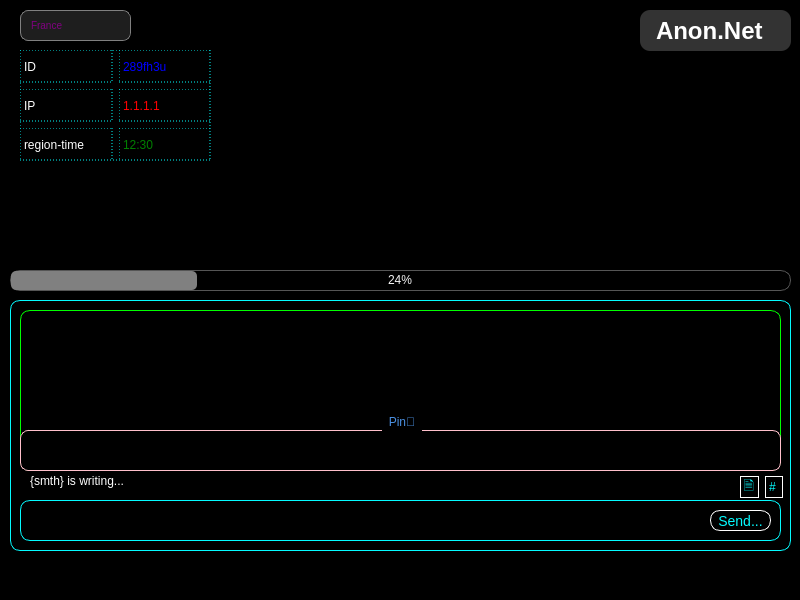
<?xml version="1.0" encoding="UTF-8"?>
<ui version="4.0">
 <class>MainWindow</class>
 <widget class="QMainWindow" name="MainWindow">
  <property name="geometry">
   <rect>
    <x>0</x>
    <y>0</y>
    <width>800</width>
    <height>600</height>
   </rect>
  </property>
  <property name="minimumSize">
   <size>
    <width>800</width>
    <height>600</height>
   </size>
  </property>
  <property name="maximumSize">
   <size>
    <width>800</width>
    <height>600</height>
   </size>
  </property>
  <property name="windowTitle">
   <string>MainWindow</string>
  </property>
  <property name="styleSheet">
   <string notr="true">QWidget {
    background-color: #000000; /* Синий цвет */
}
</string>
  </property>
  <widget class="QWidget" name="centralwidget">
   <widget class="QTextBrowser" name="chatDisplay">
    <property name="geometry">
     <rect>
      <x>10</x>
      <y>300</y>
      <width>781</width>
      <height>251</height>
     </rect>
    </property>
    <property name="styleSheet">
     <string notr="true">QWidget {
    background-color: black;
    border: 1px solid #05fbff;
    border-radius: 10%;
    color: black;
    font-size: 14px;
}
</string>
    </property>
   </widget>
   <widget class="QProgressBar" name="progressBar_2">
    <property name="geometry">
     <rect>
      <x>10</x>
      <y>270</y>
      <width>781</width>
      <height>21</height>
     </rect>
    </property>
    <property name="styleSheet">
     <string notr="true">QProgressBar {
    border: 1px solid #555;
    border-radius: 10px;
    background-color: black;
    text-align: center;
color: whitesmoke;
}

QProgressBar::chunk {
background-color: grey;
    border-radius: 5px;
}
</string>
    </property>
    <property name="value">
     <number>24</number>
    </property>
   </widget>
   <widget class="QLabel" name="label_11">
    <property name="geometry">
     <rect>
      <x>640</x>
      <y>10</y>
      <width>151</width>
      <height>41</height>
     </rect>
    </property>
    <property name="styleSheet">
     <string notr="true">QLabel {
    font-size: 24px;
    font-weight: bold;
    color: #fff;
    background-color: #333;
    padding: 10px;
    border-radius: 10px;
    box-shadow: 0 0 10px rgba(0, 0, 0, 0.5),
                 0 0 20px rgba(0, 0, 0, 0.2) inset;
}
</string>
    </property>
    <property name="text">
     <string>Anon.Net</string>
    </property>
   </widget>
   <widget class="QLabel" name="label_10">
    <property name="geometry">
     <rect>
      <x>30</x>
      <y>471</y>
      <width>181</width>
      <height>20</height>
     </rect>
    </property>
    <property name="styleSheet">
     <string notr="true">QWidget {
color: white;
}

</string>
    </property>
    <property name="text">
     <string>{smth} is writing...</string>
    </property>
   </widget>
   <widget class="QComboBox" name="comboBox">
    <property name="geometry">
     <rect>
      <x>20</x>
      <y>10</y>
      <width>111</width>
      <height>31</height>
     </rect>
    </property>
    <property name="styleSheet">
     <string notr="true">QComboBox {
    background-color: #1E1E1E;
    color: purple;
    border: 1px solid grey;
    border-radius: 8px;
    padding: 5px 10px;
    font-size: 10px;
    font-family: 'Arial', sans-serif;
    transition: background-color 0.3s, border-color 0.3s;
}

QComboBox:hover {
    background-color: #2C2C2C;
}

QComboBox::drop-down {
    background-color: #1E1E1E;
    border-radius: 8px;
    padding: 5px;
}

QComboBox::indicator {
    width: 15px;
    height: 15px;
}

QComboBox QAbstractItemView {
    background-color: #2E2E2E;
    color: #FFFFFF;
    selection-background-color: #4CAF50;
    selection-color: #FFFFFF;
    border: 1px solid #4CAF50;
    border-radius: 8px;
}

QComboBox QAbstractItemView::item {
    padding: 10px;
}

QComboBox QAbstractItemView::item:selected {
    background-color: #4CAF50;
    color: #FFFFFF;
}
</string>
    </property>
    <item>
     <property name="text">
      <string>France</string>
     </property>
    </item>
    <item>
     <property name="text">
      <string>England</string>
     </property>
    </item>
    <item>
     <property name="text">
      <string>USA</string>
     </property>
    </item>
   </widget>
   <widget class="QWidget" name="verticalWidget" native="true">
    <property name="geometry">
     <rect>
      <x>20</x>
      <y>50</y>
      <width>191</width>
      <height>111</height>
     </rect>
    </property>
    <property name="styleSheet">
     <string notr="true">border: 1px dashed aqua;</string>
    </property>
    <layout class="QVBoxLayout" name="verticalLayout">
     <item>
      <layout class="QHBoxLayout" name="horizontalLayout">
       <item>
        <widget class="QLabel" name="label_5">
         <property name="styleSheet">
          <string notr="true">QWidget {
color: white;

}
</string>
         </property>
         <property name="text">
          <string>ID</string>
         </property>
        </widget>
       </item>
       <item>
        <widget class="QLabel" name="label_6">
         <property name="styleSheet">
          <string notr="true">QWidget {
color: blue;

}
</string>
         </property>
         <property name="text">
          <string>289fh3u</string>
         </property>
        </widget>
       </item>
      </layout>
     </item>
     <item>
      <layout class="QHBoxLayout" name="horizontalLayout_2">
       <item>
        <widget class="QLabel" name="label_7">
         <property name="styleSheet">
          <string notr="true">QWidget {
color: white;

}
</string>
         </property>
         <property name="text">
          <string>IP</string>
         </property>
        </widget>
       </item>
       <item>
        <widget class="QLabel" name="label_8">
         <property name="styleSheet">
          <string notr="true">QWidget {
color: red;

}
</string>
         </property>
         <property name="text">
          <string>1.1.1.1</string>
         </property>
        </widget>
       </item>
      </layout>
     </item>
     <item>
      <layout class="QHBoxLayout" name="horizontalLayout_3">
       <item>
        <widget class="QLabel" name="label_14">
         <property name="styleSheet">
          <string notr="true">QWidget {
color: white;

}
</string>
         </property>
         <property name="text">
          <string>region-time</string>
         </property>
        </widget>
       </item>
       <item>
        <widget class="QLabel" name="label_13">
         <property name="styleSheet">
          <string notr="true">QWidget {
color: green;

}
</string>
         </property>
         <property name="text">
          <string>12:30</string>
         </property>
        </widget>
       </item>
      </layout>
     </item>
    </layout>
   </widget>
   <widget class="QWidget" name="horizontalLayoutWidget_4">
    <property name="geometry">
     <rect>
      <x>740</x>
      <y>476</y>
      <width>43</width>
      <height>22</height>
     </rect>
    </property>
    <layout class="QHBoxLayout" name="horizontalLayout_4">
     <item>
      <widget class="QLabel" name="label_3">
       <property name="styleSheet">
        <string notr="true">QWidget {
    background-color: black;
    border: 1px solid white;
    border-radius: 10%;
    color: #05fbff;
    font-size: 13px;
text-align: center;
padding: -1px;
}
</string>
       </property>
       <property name="text">
        <string> 🗎</string>
       </property>
      </widget>
     </item>
     <item>
      <widget class="QLabel" name="label_9">
       <property name="styleSheet">
        <string notr="true">QWidget {
    background-color: black;
    border: 1px solid white;
    border-radius: 10%;
    color: #05fbff;
    font-size: 12px;
text-align: center;
padding: 0px;
}
</string>
       </property>
       <property name="text">
        <string>#</string>
       </property>
      </widget>
     </item>
    </layout>
   </widget>
   <widget class="QTextBrowser" name="textBrowser_2">
    <property name="geometry">
     <rect>
      <x>20</x>
      <y>310</y>
      <width>761</width>
      <height>161</height>
     </rect>
    </property>
    <property name="styleSheet">
     <string notr="true">QWidget {
    background-color: black;
    border: 1px solid lime;
    border-radius: 10%;
    color: black;
    font-size: 14px;
}
</string>
    </property>
   </widget>
   <widget class="QLineEdit" name="messageInput">
    <property name="geometry">
     <rect>
      <x>20</x>
      <y>500</y>
      <width>761</width>
      <height>41</height>
     </rect>
    </property>
    <property name="styleSheet">
     <string notr="true">QWidget {
    background-color: black;
    border: 1px solid #05fbff;
    border-radius: 10%;
    color: white;
    font-size: 14px;
}
</string>
    </property>
   </widget>
   <widget class="QPushButton" name="sendButton">
    <property name="geometry">
     <rect>
      <x>710</x>
      <y>510</y>
      <width>61</width>
      <height>21</height>
     </rect>
    </property>
    <property name="styleSheet">
     <string notr="true">QWidget {
    background-color: black;
    border: 1px solid white;
    border-radius: 10%;
    color: #05fbff;
    font-size: 14px;
}
</string>
    </property>
    <property name="text">
     <string>Send...</string>
    </property>
   </widget>
   <widget class="QScrollArea" name="scrollArea">
    <property name="geometry">
     <rect>
      <x>30</x>
      <y>320</y>
      <width>741</width>
      <height>101</height>
     </rect>
    </property>
    <property name="styleSheet">
     <string notr="true">QScrollArea {
border: 1px solid black;
}</string>
    </property>
    <property name="widgetResizable">
     <bool>true</bool>
    </property>
    <widget class="QWidget" name="scrollAreaWidgetContents">
     <property name="geometry">
      <rect>
       <x>0</x>
       <y>0</y>
       <width>739</width>
       <height>99</height>
      </rect>
     </property>
    </widget>
   </widget>
   <widget class="QGroupBox" name="groupBox_2">
    <property name="geometry">
     <rect>
      <x>20</x>
      <y>410</y>
      <width>761</width>
      <height>61</height>
     </rect>
    </property>
    <property name="styleSheet">
     <string notr="true">QGroupBox {
    border: 1px solid pink;
    border-radius: 8px;
    margin-top: 20px;
    background-color: black;
}

QGroupBox::title {
    subcontrol-origin: margin;
    subcontrol-position: top center;
    padding: 5px;
    font-weight: bold;
    font-size: 14px;
    color: #4A90E2;
}
</string>
    </property>
    <property name="title">
     <string>Pin📌</string>
    </property>
    <widget class="QScrollArea" name="scrollArea_2">
     <property name="geometry">
      <rect>
       <x>10</x>
       <y>30</y>
       <width>741</width>
       <height>21</height>
      </rect>
     </property>
     <property name="styleSheet">
      <string notr="true">QScrollArea {
border: 1px solid black;
}</string>
     </property>
     <property name="widgetResizable">
      <bool>true</bool>
     </property>
     <widget class="QWidget" name="scrollAreaWidgetContents_3">
      <property name="geometry">
       <rect>
        <x>0</x>
        <y>0</y>
        <width>739</width>
        <height>19</height>
       </rect>
      </property>
     </widget>
    </widget>
   </widget>
  </widget>
  <widget class="QMenuBar" name="menubar">
   <property name="geometry">
    <rect>
     <x>0</x>
     <y>0</y>
     <width>800</width>
     <height>22</height>
    </rect>
   </property>
  </widget>
  <widget class="QStatusBar" name="statusbar"/>
 </widget>
 <resources/>
 <connections/>
</ui>
